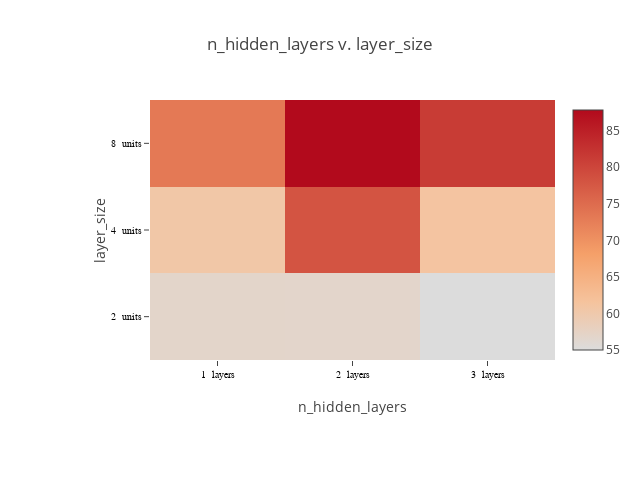

Source (notebook cell):
### Code cell
plot_matrix(lossframe, "n_hidden_layers", "layer_size", x_suffix=" layers", y_suffix=" units")

### Figure 1 — Plotly figure (JSON) as saved in the notebook; plotly's stock layout.template omitted (floating-point values rounded to 4 significant figures)
{"data": [{"colorscale": [[0, "rgb(0,0,255)", [1, "rgb(255,0,0)"]]], "type": "heatmap", "x": ["1  layers", "2  layers", "3  layers"], "y": ["2  units", "4  units", "8  units"], "z": [[56.93, 56.8, 55.0], [60.55, 78.04, 61.18], [73.24, 87.81, 81.31]]}], "layout": {"height": 480, "margin": {"b": 120, "l": 150, "r": 30, "t": 100}, "title": "n_hidden_layers v. layer_size", "width": 640, "xaxis": {"tickfont": {"color": "black", "family": "Arial, sans-serif", "size": 10}, "title": "n_hidden_layers"}, "yaxis": {"tickfont": {"color": "black", "family": "Arial, sans-serif", "size": 10}, "title": "layer_size"}}}
